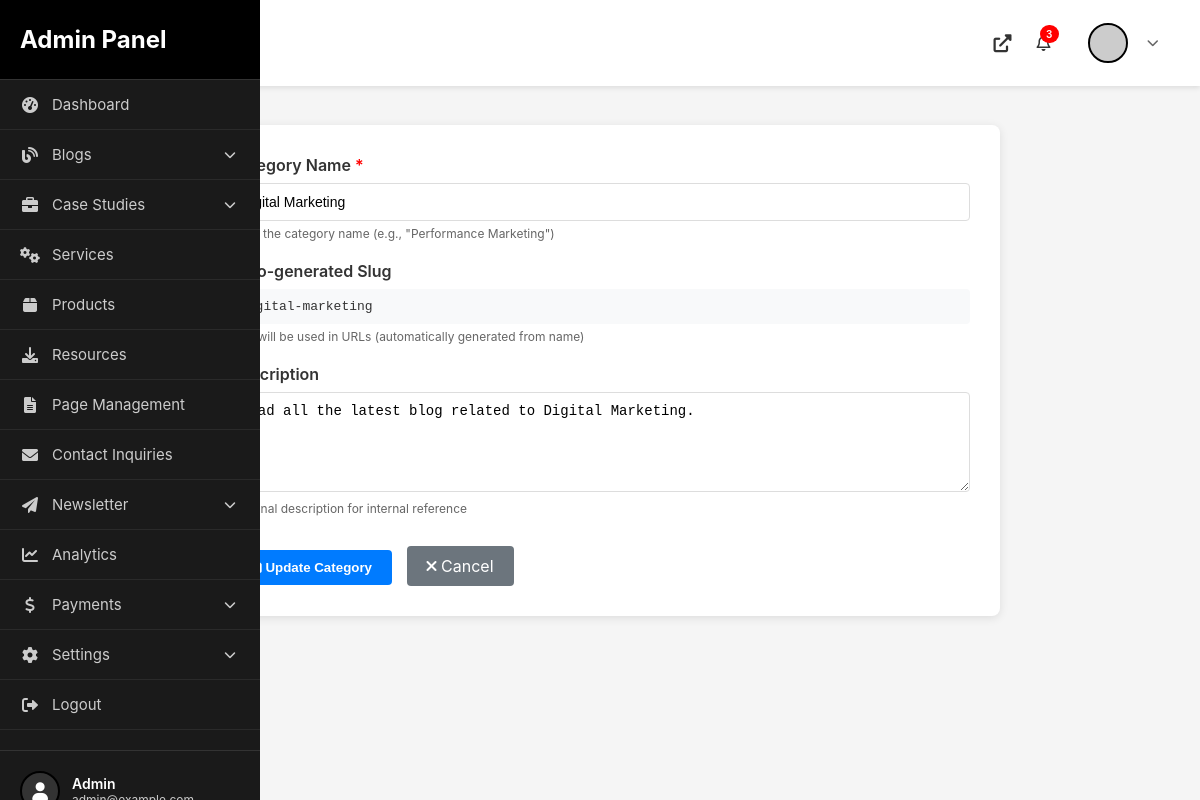
/admin/manage-category.php?action=edit&id=1 (signed in), run on the app's committed database.
### tables this page shows
CREATE TABLE `blog_categories` (
  `id` int(11) NOT NULL AUTO_INCREMENT,
  `name` varchar(100) NOT NULL,
  `slug` varchar(100) NOT NULL,
  `description` text DEFAULT NULL,
  `created_at` timestamp NULL DEFAULT current_timestamp(),
  `updated_at` timestamp NULL DEFAULT current_timestamp() ON UPDATE current_timestamp(),
  PRIMARY KEY (`id`)
);

### admin/manage-category.php (the view, shortened to what this page needs)
<?php
require_once '../config/config.php';
$action = $_GET['action'] ?? 'add';
$category_id = $_GET['id'] ?? null;
$category = ['name' => '', 'slug' => '', 'description' => ''];
if ($action === 'edit' && $category_id) {
    try {
        $stmt = $db->prepare("SELECT * FROM blog_categories WHERE id = ?");
        $stmt->execute([$category_id]);
        $category = $stmt->fetch(PDO::FETCH_ASSOC);
    } catch(PDOException $e) {
        error_log("Fetch category error: " . $e->getMessage());
        header('Location: categories.php?error=' . urlencode("Error fetching category."));
        exit;
    }
}
$page_title = ($action === 'edit') ? 'Edit Category' : 'Add Category';
?>
<!DOCTYPE html>
<html lang="en">
<head>
    <link rel="stylesheet" href="assets/css/admin.css">
    <link rel="stylesheet" href="https://cdnjs.cloudflare.com/ajax/libs/font-awesome/6.0.0/css/all.min.css">
</head>
<body>
    <?php include 'includes/topbar.php'; ?>
    <div class="admin-container">
        <?php include 'includes/sidebar.php'; ?>
        <main class="admin-content">
            <div class="content-header">
                <h1><i class="fas fa-folder"></i> <?php echo $page_title; ?></h1>
            </div>
            <div class="form-container">
                <form method="POST" action="">
                    <div class="form-group">
                        <label for="name">Category Name <span style="color: red;">*</span></label>
                        <input type="text" id="name" name="name"
                               value="<?php echo htmlspecialchars($category['name']); ?>"
                               required
                               oninput="updateSlugPreview(this.value)">
                        <small>Enter the category name (e.g., "Performance Marketing")</small>
                    </div>
                    <div class="form-group">
                        <label>Auto-generated Slug</label>
                        <div class="slug-preview" id="slug-preview">
                        </div>
                        <small>This will be used in URLs (automatically generated from name)</small>
                    </div>
                    <div class="form-group">
                        <label for="description">Description</label>
                        <textarea id="description" name="description"><?php echo htmlspecialchars($category['description']); ?></textarea>
                        <small>Optional description for internal reference</small>
                    </div>
                    <div style="margin-top: 30px;">
                        <button type="submit" class="btn btn-primary">
                            <i class="fas fa-save"></i> <?php echo ($action === 'edit') ? 'Update Category' : 'Create Category'; ?>
                        </button>
                        <a href="categories.php" class="btn btn-secondary">
                            <i class="fas fa-times"></i> Cancel
                        </a>
                    </div>
                </form>
            </div>
        </main>
    </div>
</body>
</html>

### admin/assets/css/admin.css (style rules this page uses)
* { margin: 0; padding: 0; box-sizing: border-box; }
body { font-family: 'Inter', -apple-system, BlinkMacSystemFont, 'Segoe UI', sans-serif; background: #f5f5f5; color: #333; }
.btn-primary, .btn-small, .btn-icon { padding: 10px 20px; background: #000; color: white; border: none; border-radius: 5px; cursor: pointer; text-decoration: none; display: inline-flex; align-items: center; gap: 8px; font-weight: 600; transition: all 0.3s; }
.form-group { margin-bottom: 20px; }
.form-group label { display: block; margin-bottom: 8px; font-weight: 600; color: #333; }

### admin/manage-category.php (style rules this page uses)
.form-container { max-width: 800px; margin: 0 auto; background: white; padding: 30px; border-radius: 8px; box-shadow: 0 2px 10px rgba(0,0,0,0.1); }
.form-group { margin-bottom: 20px; }
.form-group label { display: block; margin-bottom: 8px; font-weight: 600; color: #333; }
.form-group input, .form-group textarea { width: 100%; padding: 10px; border: 1px solid #ddd; border-radius: 4px; font-size: 14px; }
.form-group textarea { min-height: 100px; resize: vertical; }
.form-group small { display: block; margin-top: 5px; color: #666; font-size: 12px; }
.btn { padding: 10px 20px; border: none; border-radius: 4px; cursor: pointer; text-decoration: none; display: inline-block; margin-right: 10px; }
.btn-primary { background-color: #007bff; color: white; }
.btn-secondary { background-color: #6c757d; color: white; }
.slug-preview { background: #f8f9fa; padding: 10px; border-radius: 4px; margin-top: 5px; font-family: monospace; font-size: 13px; }

### data on the page
blog_categories: name "Digital Marketing", description "Read all the latest blog related to Digital Marketing."
